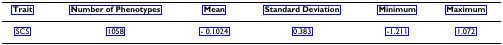
#> input picture vis/PMC2753619_002_00.png, 503 x 45 px; its folder holds only this picture in this run
$ python -i find_text_area.py   (imports and definitions only)   (older library calls are emulated)
#> lines starting #> are read from the running program, lines starting #| are printed output that depends on the picture; after the words box and inside, x2 and y2 are one past the last pixel; in counts of white or black regions, pixels touching at a corner belong together
# coding:utf8
import sys

import cv2
import numpy as np
import matplotlib.pyplot as plt


def preprocess(gray, save_mid_image=False):
    # 1. Sobel算子，x方向求梯度
    sobel = cv2.Sobel(gray, cv2.CV_8U, 1, 0, ksize=3)
    # 2. 二值化
    ret, binary = cv2.threshold(
        sobel, 0, 255, cv2.THRESH_OTSU + cv2.THRESH_BINARY)

    # 3. 膨胀和腐蚀操作的核函数
    element1 = cv2.getStructuringElement(cv2.MORPH_RECT, (10, 1))
    element2 = cv2.getStructuringElement(cv2.MORPH_RECT, (10, 1))

    # 4. 膨胀一次，让轮廓突出
    dilation = cv2.dilate(binary, element2, iterations=1)

    # 5. 腐蚀一次，去掉细节，如表格线等。注意这里去掉的是竖直的线
    erosion = cv2.erode(dilation, element1, iterations=1)

    # 6. 再次膨胀，让轮廓明显一些
    dilation2 = cv2.dilate(erosion, element2, iterations=2)

    # 7. 存储中间图片
    if save_mid_image:
        cv2.imwrite("test_result_images/binary.png", binary)
        cv2.imwrite("test_result_images/dilation.png", dilation)
        cv2.imwrite("test_result_images/erosion.png", erosion)
        cv2.imwrite("test_result_images/dilation2.png", dilation2)
        cv2.imwrite("test_result_images/source.png", gray)

    return dilation2


def findTextRegion(org, img, source):
    region = []

    # 1. 查找轮廓
    contours, hierarchy = cv2.findContours(
        img, cv2.RETR_TREE, cv2.CHAIN_APPROX_SIMPLE)

    bbox = []
    for i in range(len(contours)):
        cnt = contours[i]
        # 计算该轮廓的面积
        # area = cv2.contourArea(cnt)
        x, y, w, h = cv2.boundingRect(cnt)
        bbox.append([x, y, w, h])
    return bbox


def detect(img):
    # 1.  转化成灰度图
    gray = cv2.cvtColor(img, cv2.COLOR_BGR2GRAY)

    # 2. 形态学变换的预处理，得到可以查找矩形的图片
    dilation = preprocess(gray)

    # 3. 查找和筛选文字区域
    bbox = findTextRegion(gray, dilation, source=img)
    return bbox


# [11 lines not run here, left out]

>>> import cv2
>>> picture = cv2.imread('vis/PMC2753619_002_00.png')
#> picture is the input picture: shape (45, 503, 3); mean B, G, R 228.9, 217.1, 217.1
>>> result = detect(picture)
#> in detect, `gray = cv2.cvtColor(img, cv2.COLOR_BGR2GRAY)`:
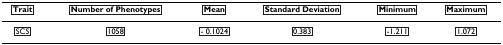
#> gray: shape (45, 503); min 0, max 255, mean 218.4
#> in preprocess, `sobel = cv2.Sobel(gray, cv2.CV_8U, 1, 0, ksize=3)`:
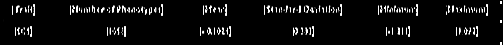
#> sobel: shape (45, 503); min 0, max 255, mean 14.1
#> in preprocess, `ret, binary = cv2.threshold( sobel, 0, 255, cv2.THRESH_OTSU + cv2.THRE..`:
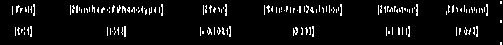
#> binary: shape (45, 503); 5.7% white in thin lines or dots
#> in preprocess, `ret, binary = cv2.threshold( sobel, 0, 255, cv2.THRESH_OTSU + cv2.THRE..`: ret = 115
#> in preprocess, `dilation = cv2.dilate(binary, element2, iterations=1)`:
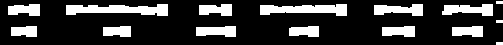
#> dilation: shape (45, 503); 21.4% white; 15 white regions, largest, box (x1, y1, x2, y2) and area: (66, 4, 168, 16) 826, (260, 4, 347, 16) 719, (442, 4, 493, 16) 430
#> in preprocess, `erosion = cv2.erode(dilation, element1, iterations=1)`:
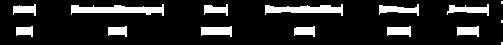
#> erosion: shape (45, 503); 13.8% white; 15 white regions (3 under 20 px), largest, box (x1, y1, x2, y2) and area: (71, 4, 164, 16) 619, (265, 4, 343, 16) 521, (447, 4, 489, 16) 259
#> in preprocess, `dilation2 = cv2.dilate(erosion, element2, iterations=2)`:
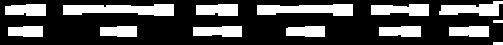
#> dilation2: shape (45, 503); 28.3% white; 14 white regions
#> in findTextRegion, `contours, hierarchy = cv2.findContours( img, cv2.RETR_TREE, cv2.CHAIN_..`: contours = 14 contours, 2 with area under 20; largest, box (x1, y1, x2, y2) and area: (63, 4, 174, 16) 888, (257, 4, 353, 16) 760, (439, 1, 503, 16) 532, (371, 4, 429, 16) 494, (193, 26, 242, 37) 412
#> the loop in findTextRegion, `for i in range(len(contours)):` made 14 passes
#> (x, y, w, h) on passes 2, 3, 4, 5, 6, 7, 9, 10, 11, 12, 13, 14: (449, 26, 40, 11), (379, 26, 42, 11), (286, 26, 39, 11), (193, 26, 49, 11), (100, 26, 37, 11), (8, 26, 35, 11), (371, 4, 58, 12), (257, 4, 96, 12), (196, 4, 42, 12), (63, 4, 111, 12), (5, 4, 41, 12), (439, 1, 64, 15)
#> (cnt, x, y, w, h) on passes 1, 8: ([[493, 42], [493, 44], [502, 44], [502, 42]], 493, 42, 10, 3), ([[493, 20], [493, 22], [502, 22], [502, 20]], 493, 20, 10, 3)
#> after the loop in findTextRegion, `for i in range(len(contours)):`: bbox = [[493, 42, 10, 3], [449, 26, 40, 11], [379, 26, 42, 11], [286, 26, 39, 11], [193, 26, 49, 11], [100, 26, 37, 11], [8, 26, 35, 11], [493, 20, 10, 3], [371, 4, 58, 12], [257, 4, 96, 12], [196, 4, 42, 12], [63, 4, 111, 12], [5, 4, 41, 12], [439, 1, 64, 15]]
#> result has the same summary as bbox in findTextRegion

$ run again, on vis/PMC3826085_003_00.png
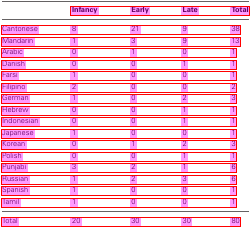
#> input picture vis/PMC3826085_003_00.png, 251 x 227 px
#> picture is the input picture: shape (227, 251, 3); mean B, G, R 211.3, 196.7, 250.2
#> in preprocess, `ret, binary = cv2.threshold( sobel, 0, 255, cv2.THRESH_OTSU + cv2.THRE..`:
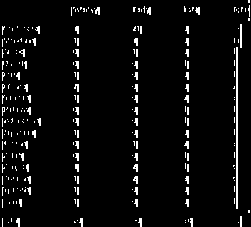
#> binary: shape (227, 251); 4.8% white in thin lines or dots
#> ret = 107
#> dilation: shape (227, 251); 21.3% white; 77 white regions, largest, box (x1, y1, x2, y2) and area: (229, 24, 247, 209) 2210, (0, 118, 46, 127) 273, (67, 7, 105, 16) 272
#> erosion: shape (227, 251); 8.3% white; 78 white regions (3 under 20 px), largest, box (x1, y1, x2, y2) and area: (234, 24, 243, 209) 545, (0, 129, 37, 139) 178, (0, 118, 42, 127) 165
#> in preprocess, `dilation2 = cv2.dilate(erosion, element2, iterations=2)`:
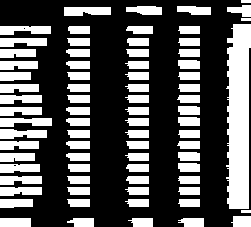
#> dilation2: shape (227, 251); 34.2% white; 77 white regions
#> contours = 79 contours, 5 with area under 20; largest, box (x1, y1, x2, y2) and area: (226, 24, 251, 209) 3596, (64, 7, 111, 16) 324, (0, 129, 47, 139) 316, (0, 26, 51, 35) 308, (0, 118, 52, 127) 306
#> the loop in findTextRegion, `for i in range(len(contours)):` made 79 passes
#> (x, y, w, h) on passes 1, 2, 3, 5, 7, 8, 9, 10: (178, 218, 26, 9), (128, 218, 25, 9), (67, 218, 27, 9), (231, 216, 20, 11), (178, 199, 22, 8), (125, 199, 24, 8), (67, 199, 23, 8), (0, 199, 33, 9)
#> after the loop in findTextRegion, `for i in range(len(contours)):`: bbox = 79 items, first 6: [178, 218, 26, 9], [128, 218, 25, 9], [67, 218, 27, 9], [0, 218, 31, 9], [231, 216, 20, 11], [241, 210, 10, 3]
#> result has the same summary as bbox in findTextRegion

$ run again, on vis/PMC4003957_018_00.png
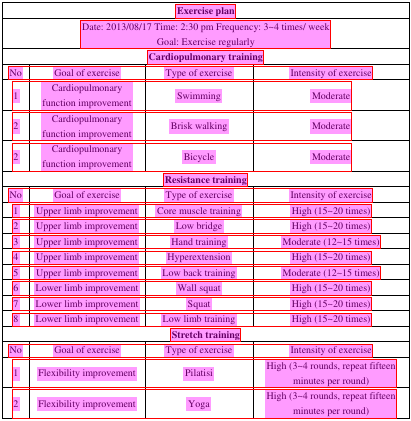
#> input picture vis/PMC4003957_018_00.png, 411 x 421 px
#> picture is the input picture: shape (421, 411, 3); mean B, G, R 221.5, 182.6, 241.3
#> in preprocess, `ret, binary = cv2.threshold( sobel, 0, 255, cv2.THRESH_OTSU + cv2.THRE..`:
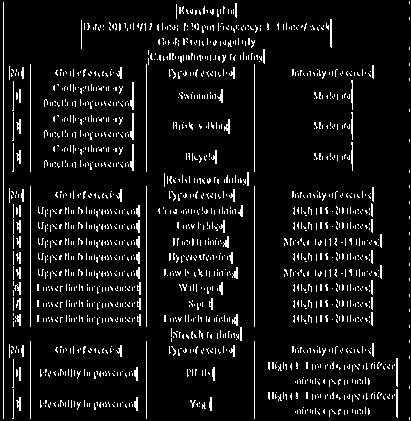
#> binary: shape (421, 411); 7.3% white in thin lines or dots
#> ret = 110
#> dilation: shape (421, 411); 34.5% white; 72 white regions (25 under 20 px), largest, box (x1, y1, x2, y2) and area: (0, 2, 152, 419) 21214, (142, 49, 270, 327) 5457, (77, 19, 337, 49) 2334
#> erosion: shape (421, 411); 22.4% white; 85 white regions (35 under 20 px), largest, box (x1, y1, x2, y2) and area: (0, 2, 148, 419) 15973, (82, 19, 333, 49) 1569, (45, 82, 135, 110) 884
#> in preprocess, `dilation2 = cv2.dilate(erosion, element2, iterations=2)`:
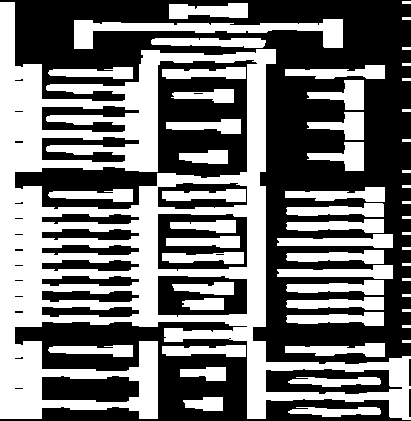
#> dilation2: shape (421, 411); 45.3% white; 55 white regions
#> contours = 86 contours, 32 with area under 20; largest, box (x1, y1, x2, y2) and area: (0, 2, 411, 420) 84795, (14, 59, 258, 210) 14899, (157, 213, 248, 272) 4928, (157, 275, 248, 318) 3486, (265, 368, 403, 395) 2890
#> the loop in findTextRegion, `for i in range(len(contours)):` made 86 passes
#> (x, y, w, h) on passes 1, 2, 3, 4, 5, 6, 9, 11: (288, 407, 93, 10), (183, 397, 40, 14), (180, 367, 46, 14), (162, 345, 84, 12), (48, 345, 85, 12), (285, 343, 100, 14), (286, 312, 98, 14), (286, 297, 98, 13)
#> after the loop in findTextRegion, `for i in range(len(contours)):`: bbox = 86 items, first 6: [288, 407, 93, 10], [183, 397, 40, 14], [180, 367, 46, 14], [162, 345, 84, 12], [48, 345, 85, 12], [285, 343, 100, 14]
#> result has the same summary as bbox in findTextRegion
